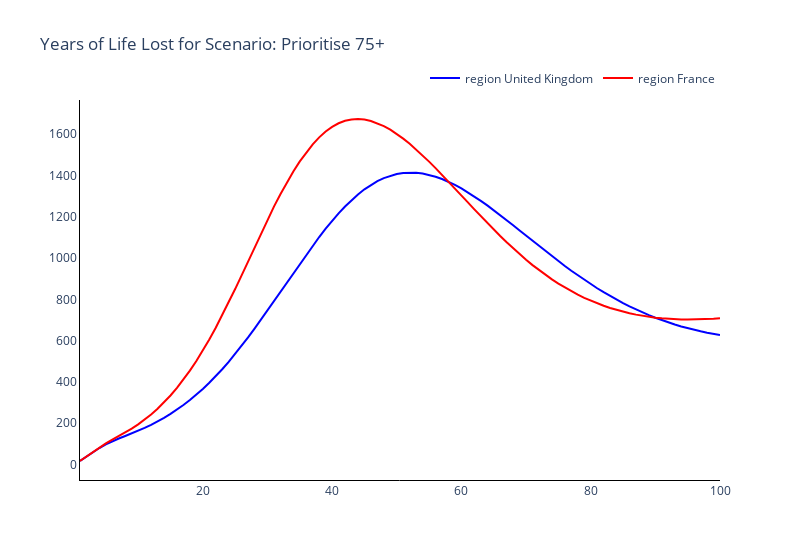
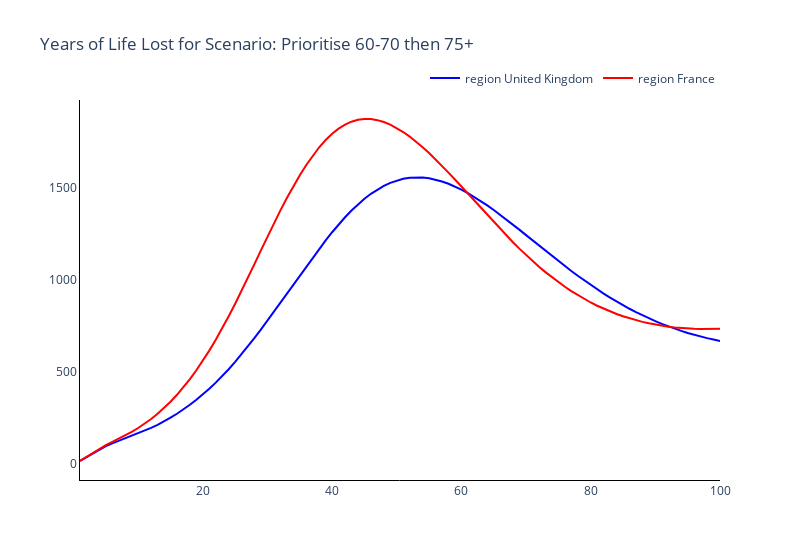
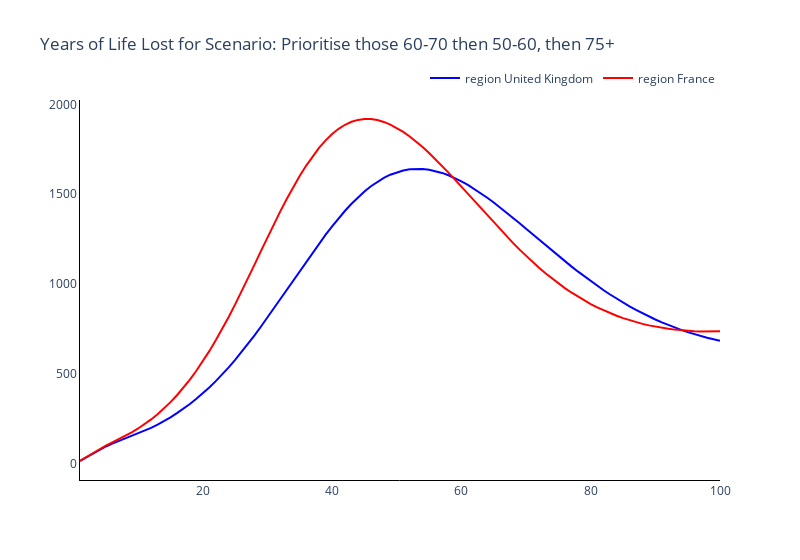
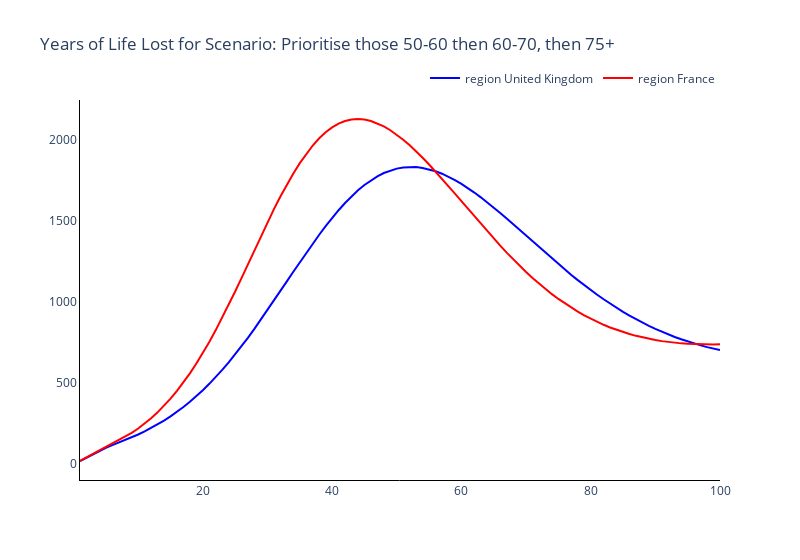

Notebook source saved alongside these figures, in order:
### Markdown cell above
### Plot the time series of numbers of deaths of the two regions

### Code cell
# Trace names - represent the solver used for the simulation
trace_name = ['region {}'.format(r) for r in regions]

# Plot for each boosting scenario
for s, scenario in enumerate(scenario_names):
    fig = go.Figure()
    # Plot (line plot for each solver method for each age)
    for o, out in enumerate(outputs[s]):
        fig.add_trace(
            go.Scatter(
                y=total_years_of_life_lost[s][o],
                x=parameters.simulation_parameters.times,
                mode='lines',
                name=trace_name[o],
                line_color=colours[o],
            )
        )

    # Add axis labels
    fig.update_layout(
        boxmode='group',
        title='Years of Life Lost for Scenario: {}'.format(scenario),
        width=800,
        plot_bgcolor='white',
        xaxis=dict(linecolor='black'),
        yaxis=dict(linecolor='black'),
        legend=dict(
            orientation="h",
            yanchor="bottom",
            y=1.02,
            xanchor="right",
            x=1
        ))

    fig.write_image('images/Years of Life Lost Scenario {}.pdf'.format(s+1))
    fig.show()
